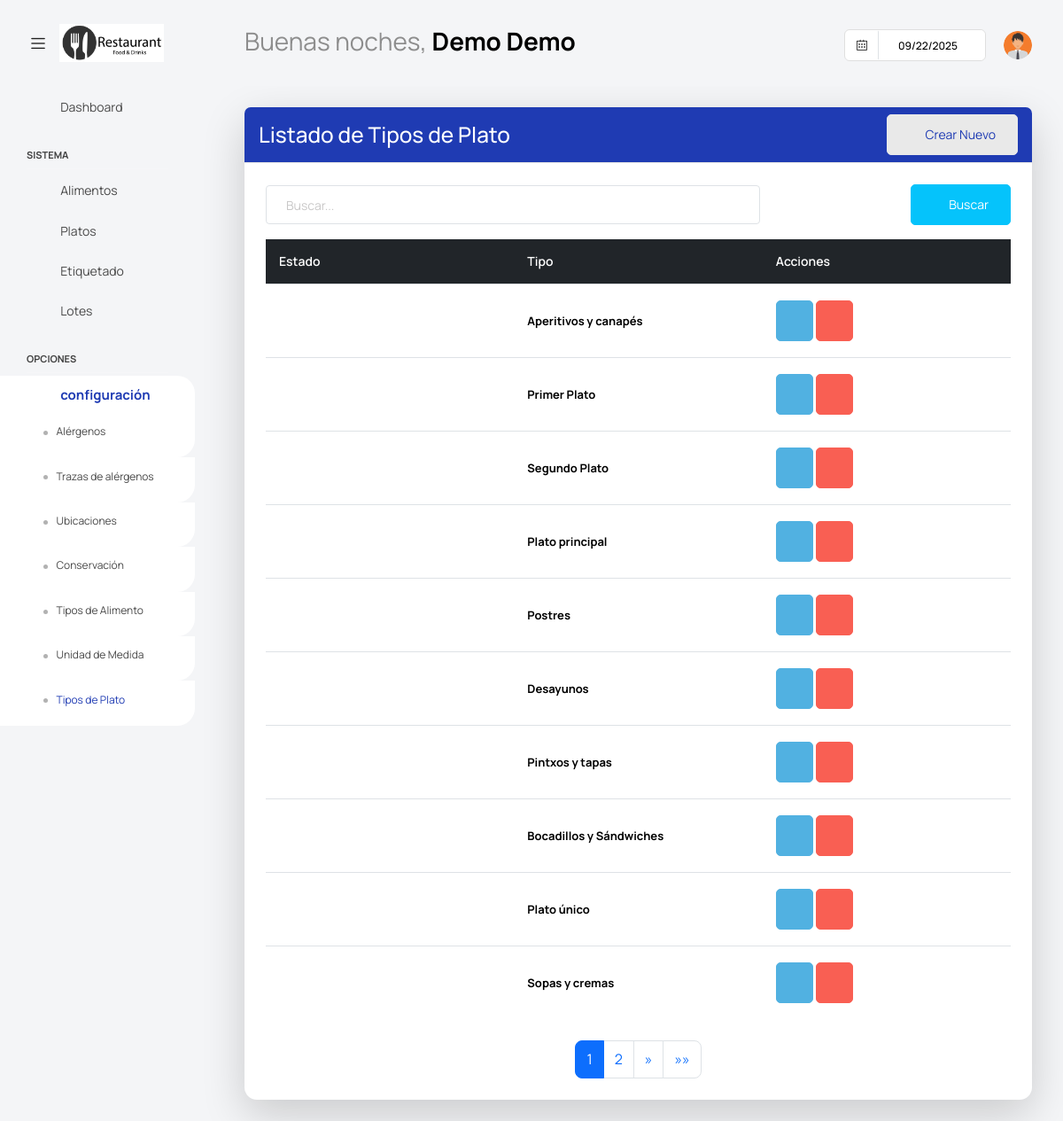
Screenshot of /platos/tiposplatos/ (signed in) with the database file from the repository.
### app/super/models.py (models this page shows, shortened)
class UserProfile(models.Model):
    centro = models.ForeignKey('Centros' ,on_delete=models.CASCADE, null=True, blank =True)
    user = models.OneToOneField(User, on_delete=models.CASCADE)
    username = models.CharField(max_length=100)
    password = models.CharField(max_length=100)
    nombre = models.CharField(max_length=100)
    apellidos = models.CharField(max_length=100)
    cargo = models.CharField(max_length=100, blank=True, null=True)
    imagen = models.ImageField(default='users/default.png', upload_to='users/', null=True, blank =True)
    estado =models.BooleanField(default=True)

### app/platos/models.py (models this page shows, shortened)
class TipoPlato(ModeloBaseCentro):
    nombre = models.CharField(max_length=100)
    estado = models.BooleanField(default=True)  # Activo o inactivo
    class Meta:
        verbose_name = 'Tipo de Plato'
        verbose_name_plural = 'Tipos de Platos'
        unique_together = ('nombre', 'centro')  # Evita nombres duplicados en el mismo centro

### app/platos/views.py (the view)
# urls.py: path('tiposplatos/', TipoPlatoList.as_view(), name='TipoPlatoList'),
class TipoPlatoList(PaginationMixin, LoginRequiredMixin, ListView):
    model = TipoPlato
    template_name = 'platos/listar_tipoplato.html'
    context_object_name = 'tipoplatos'
    paginate_by = 10  # Número de registros por página
    def get_queryset(self):
        try:
            user_profile = UserProfile.objects.filter(user=self.request.user).first()
            if user_profile and user_profile.centro:
                centro = user_profile.centro
                queryset = TipoPlato.objects.filter(centro=centro).order_by('id')
                search_query = self.request.GET.get('buscar')
                if search_query:
                    queryset = queryset.filter(
                        Q(nombre__icontains=search_query)
                    )
                return queryset
            else:
                return TipoPlato.objects.none()
        except ObjectDoesNotExist:
            return TipoPlato.objects.none()
    def get_context_data(self, **kwargs):
        context = super().get_context_data(**kwargs)
        context.update(datos_centro(self.request))
        if not context['tipoplatos'].exists():
            context['mensaje'] = "No tiene tipos de utensilio asociados."
        return context

### app/core/mixins.py (called while the page is built)
    def get_context_data(self, **kwargs):
        context = super().get_context_data(**kwargs)
        page_obj = context.get('page_obj')
        if page_obj:
            current_page = page_obj.number
            total_pages = page_obj.paginator.num_pages
            window = self.pagination_window_size
            if total_pages <= (window * 2) + 1:
                context['custom_page_range'] = range(1, total_pages + 1)
            elif current_page <= window:
                context['custom_page_range'] = range(1, (window * 2) + 2)
            elif current_page >= total_pages - window:
                context['custom_page_range'] = range(total_pages - (window * 2), total_pages + 1)
            else:
                context['custom_page_range'] = range(current_page - window, current_page + window + 1)
        return context

### templates/platos/listar_tipoplato.html (shortened to what this page needs)
{% extends "base.html" %}
{% block content %}
<div class="content-wrapper">
    <div class="card shadow-lg">
        <div class="card-header bg-primary text-white d-flex justify-content-between align-items-center">
            <h3 class="m-0">Listado de Tipos de Plato</h3>
            <a class="btn btn-light text-primary" onclick="abrir_modal_edicion('{% url 'platos:TipoPlatoCreate' %}')">
                <i class="fa fa-plus-circle"></i>&nbsp; Crear Nuevo
            </a>
        </div>
        <div class="card-body mt-3">
            <form method="get" class="row g-2 align-items-center mb-3">
                <div class="col-md-8">
                    <input type="text" class="form-control" placeholder="Buscar..." name="buscar">
                </div>
                <div class="col-md-4 d-flex justify-content-end">
                    <button type="submit" class="btn btn-secondary">
                        <i class="fa fa-search"></i>&nbsp; Buscar
                    </button>
                </div>
            </form>
            {% if tipoplatos %}
            <div class="table-wrapper">
                <table class="table table-hover tabla-responsive align-middle" style="table-layout: fixed;">
                    <thead class="table-dark">
                        <tr>
                            <th>Estado</th>
                            <th>Tipo</th>
                            <th>Acciones</th>
                        </tr>
                    </thead>
                    <tbody>
                        {% for tipoplato in tipoplatos %}
                        <tr data-label="Estado">
                            <td>
                                {% if tipoplato.estado %}
                                    <i class="fa fa-circle text-success fs-6"></i>
                                {% else %}
                                    <i class="fa fa-circle text-danger fs-6"></i>
                                {% endif %}
                            </td>
                            <td data-label="Tipo" class="fw-bold">{{ tipoplato.nombre }}</td>
                            <td data-label="Acciones">
                                <a class="btn btn-info" style="--bs-btn-padding-y: 14px; --bs-btn-padding-x: 14px;" onclick="abrir_modal_edicion('{% url 'platos:TipoPlatoUpdate' pk=tipoplato.id %}')" data-toggle="tooltip" title="Editar Tipo de Iva">
                                    <i class="fa fa-pencil"></i>
                                </a>
                                <a class="btn btn-danger" style="--bs-btn-padding-y: 14px; --bs-btn-padding-x: 14px;" onclick="abrir_modal_edicion('{% url 'platos:TipoPlatoDelete' pk=tipoplato.id %}')" data-toggle="tooltip" title="Eliminar Tipo de Iva">
                                    <i class="fa fa-trash"></i>
                                </a>
                            </td>
                        </tr>
                        {% endfor %}
                    </tbody>
                </table>
            </div>
            {% include "core/pagination.html" %}
            {% else %}
            <div class="alert alert-warning text-center mt-3">
                <i class="fa fa-exclamation-circle"></i> No se encontraron tipos de plato.
            </div>
            {% endif %}
        </div>
</div>
{% endblock content %}

### templates/base.html (shortened to what this page needs)
{% load static %}
<html lang="es">
<head>
  <link href={% static "vendor/feather/feather.css" %} rel="stylesheet">
  <link href={% static "vendor/mdi/css/materialdesignicons.min.css" %} rel="stylesheet">
  <link href={% static "vendor/ti-icons/css/themify-icons.css" %} rel="stylesheet">
  <link href={% static "vendor/font-awesome/css/font-awesome.min.css" %} rel="stylesheet">
  <link href={% static "vendor/typicons/typicons.css" %} rel="stylesheet">
  <link href={% static "vendor/simple-line-icons/css/simple-line-icons.css" %} rel="stylesheet">
  <link href={% static "vendor/css/vendor.bundle.base.css" %} rel="stylesheet">
  <link href={% static "vendor/bootstrap-datepicker/bootstrap-datepicker.min.css" %} rel="stylesheet">
  <link href={% static "js/select.dataTables.min.css" %} rel="stylesheet" type="text/css" >
  <link rel="stylesheet" href={% static "css/style.css" %}>
</head>
  <body class="with-welcome-text">
    <div class="container-scroller">
      <nav class="navbar default-layout col-lg-12 col-12 p-0 fixed-top d-flex align-items-top flex-row">
        <div class="text-center navbar-brand-wrapper d-flex align-items-center justify-content-start">
          <div class="me-3">
            <button class="navbar-toggler navbar-toggler align-self-center" type="button" data-bs-toggle="minimize">
              <span class="icon-menu"></span>
            </button>
          </div>
          <div>
            <a class="navbar-brand brand-logo" href="index.html">
              <img src="{{ imagen_centro_url }}" style="width:150px !important; height:auto;" alt="{{ centro.nombre }}">
            </a>
          </div>
        </div>
        <div class="navbar-menu-wrapper d-flex align-items-top">
          <ul class="navbar-nav">
            <li class="nav-item fw-semibold d-none d-lg-block ms-0">
              <h1 class="welcome-text">{{ saludo }}, <span class="text-black fw-bold">{{ nombre }} {{ apellidos }}</span></h1>
          </ul>
          <ul class="navbar-nav ms-auto">
            <li class="nav-item d-none d-lg-block">
              <div id="datepicker-popup" class="input-group date datepicker navbar-date-picker">
                <span class="input-group-addon input-group-prepend border-right">
                  <span class="icon-calendar input-group-text calendar-icon"></span>
                </span>
                <input type="text" class="form-control">
              </div>
            </li>
            <li class="nav-item dropdown d-none d-lg-block user-dropdown">
              <a class="nav-link" id="UserDropdown" href="#" data-bs-toggle="dropdown" aria-expanded="false">
                <img class="img-xs rounded-circle" src="{{ imagen_user_url }}" alt="Profile image"> </a>
            </li>
          </ul>
        </div>
      </nav>
    <div class="container-fluid page-body-wrapper">
      <nav class="sidebar sidebar-offcanvas" id="sidebar">
        <ul class="nav">
          <li class="nav-item">
            <a class="nav-link" href="{% url 'dashuser:home' %}">
              <i class="mdi mdi-grid-large menu-icon"></i>
              <span class="menu-title">Dashboard</span>
            </a>
          </li>
          <li class="nav-item nav-category">Sistema</li>
            <li class="nav-item">
              <a class="nav-link" href="{% url 'dashuser:AlimentoList' %}">
                <i class="menu-icon mdi mdi-food-variant"></i>
                <span class="menu-title">Alimentos</span>
              </a>
            </li>
            <li class="nav-item">
              <a class="nav-link" href="{% url 'platos:PlatoList' %}">
                <i class="menu-icon mdi mdi-food-turkey"></i>
                <span class="menu-title">Platos</span>
              </a>
            </li>
            <li class="nav-item">
              <a class="nav-link" href="{% url 'platos:generar_etiqueta' %}">
                <i class="menu-icon mdi mdi-tag"></i>
                <span class="menu-title">Etiquetado</span>
              </a>
            </li>
            <li class="nav-item">
              <a class="nav-link" href="{% url 'platos:LotesResumenListView' %}">
                <i class="menu-icon mdi mdi-package-variant"></i>
                <span class="menu-title">Lotes</span>
              </a>
            </li>
          <li class="nav-item nav-category">Opciones</li>
            <li class="nav-item">
              <a class="nav-link" data-bs-toggle="collapse" href="#confi" aria-expanded="false" aria-controls="confi">
                <i class="menu-icon mdi mdi-filter"></i>
                <span class="menu-title">configuración</span>
                <i class="menu-arrow"></i>
              </a>
              <div class="collapse" id="confi">
                <ul class="nav flex-column sub-menu">
                  <li class="nav-item"> <a class="nav-link" href="{% url 'dashuser:AlergenosList' %}">Alérgenos</a></li>
                </ul>
                <ul class="nav flex-column sub-menu">
                  <li class="nav-item"> <a class="nav-link" href="{% url 'dashuser:TrazasList' %}">Trazas de alérgenos</a></li>
                </ul>
                <ul class="nav flex-column sub-menu">
                  <li class="nav-item"> <a class="nav-link" href="{% url 'dashuser:LocalizacionList' %}">Ubicaciones</a></li>
                </ul>
                <ul class="nav flex-column sub-menu">
                  <li class="nav-item"> <a class="nav-link" href="{% url 'dashuser:ConservacionList' %}">Conservación</a></li>
                </ul>
                <ul class="nav flex-column sub-menu">
                  <li class="nav-item"> <a class="nav-link" href="{% url 'dashuser:TipoAlimentoList' %}">Tipos de Alimento</a></li>
                </ul>
                <ul class="nav flex-column sub-menu">
                  <li class="nav-item"> <a class="nav-link" href="{% url 'dashuser:UnidadDeMedidaList' %}">Unidad de Medida</a></li>
                </ul>
                <ul class="nav flex-column sub-menu">
                  <li class="nav-item"> <a class="nav-link" href="{% url 'platos:TipoPlatoList' %}">Tipos de Plato</a></li>
                </ul>
              </div>
            </li>
        </ul>
      </nav>
      <div class="main-panel">
          {% block content %}
          {% endblock content %}
      </div>
  </div>
</body>
</html>

### rows the page displays
UserProfile: nombre "Demo", apellidos "Demo"
TipoPlato: estado True (drawn), nombre "Aperitivos y canapés"
TipoPlato: estado True (drawn), nombre "Primer Plato"
TipoPlato: estado True (drawn), nombre "Segundo Plato"
TipoPlato: estado True (drawn), nombre "Plato principal"
TipoPlato: estado True (drawn), nombre "Postres"
TipoPlato: estado True (drawn), nombre "Desayunos"
TipoPlato: estado True (drawn), nombre "Pintxos y tapas"
TipoPlato: estado True (drawn), nombre "Bocadillos y Sándwiches"
TipoPlato: estado True (drawn), nombre "Plato único"
TipoPlato: estado True (drawn), nombre "Sopas y cremas"

### other values shown
{{ saludo }} "Buenas noches"
{{ page }} "1" "2"
